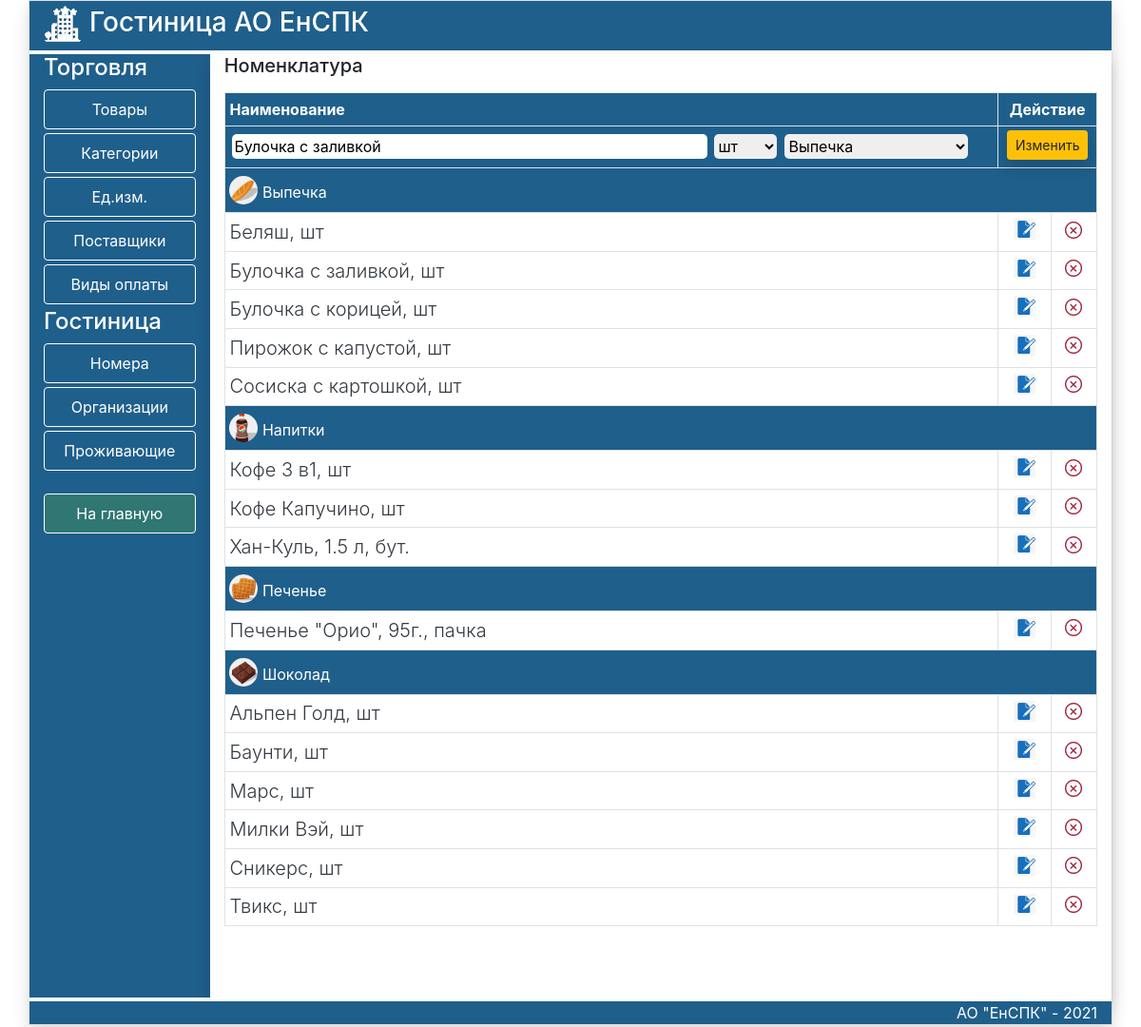
/UpdateGood/13, run on the app's committed database.
### trade/models.py (models this page shows, shortened)
class Good(models.Model):
    title=models.CharField(max_length=100,verbose_name='Наименование')
    unit=models.ForeignKey(Unit,on_delete=models.PROTECT,verbose_name='Единица измерения')
    category=models.ForeignKey(Category,on_delete=models.PROTECT,verbose_name='Категория',related_name='photos')
    class Meta:
        verbose_name='Товар'
        verbose_name_plural='Товары'
        ordering=['title',]

class Category(models.Model):
    title = models.CharField(max_length=100, verbose_name='Наименование')
    photo = models.ImageField(upload_to='photo',blank=True)
    def __str__(self):
        return self.title
    class Meta:
        verbose_name='Категория'
        verbose_name_plural='Категории'
        ordering=['title',]

class Unit(models.Model):
    title = models.CharField(max_length=100,verbose_name='Наименование')
    def __str__(self):
        return self.title
    class Meta:
        verbose_name='Единица измерения'
        verbose_name_plural='Единицы измерения'
        ordering=['title',]

### trade/views.py (the view)
# urls.py: path('UpdateGood/<str:pk>',UpdateGoods,name='UpdateGoods'),
def UpdateGoods(request,pk):
    category=Category.objects.filter(photos__isnull=False).distinct()
    unit=Unit.objects.all()
    good=Good.objects.all()
    goodunit=Good.objects.get(pk=pk)
    title='Номенклатура'
    if request.method == 'POST':
        form = GoodForm(request.POST,instance=goodunit)
        if form.is_valid():
            try:
                form.save()
                form = GoodForm()
                return redirect('Good')
            except:
                form.add_error(None, 'Ошибка добавления ')
    else:
        form = GoodForm(instance=goodunit)
    return render(request, 'trade/UpdateGood.html', {'title': title, 'form': form, 'category': category, 'unit': unit,'goods':good})

### trade/forms.py
class GoodForm(forms.ModelForm):
   class Meta:
      model = Good
      fields = ['title', 'unit', 'category']
      widgets = {
         'title': forms.TextInput(attrs={'class': 'form-input','placeholder':'Введите наименование товара...',
          'style': 'width:500px;margin-right:2px;border:none;border-radius:5px'}),
         'unit': forms.Select(attrs={'class': 'form-input','style': 'margin-left:5px;'
         'margin-right:2px;border:none;border-radius:5px'}),
         'category': forms.Select(attrs={'class': 'form-input','style': 'margin-left:6px;margin-right:2px;border:none;border-radius:5px'}),
      }
   def __init__(self, *args, **kwargs):
      super(GoodForm, self).__init__(*args, **kwargs)
      self.fields['unit'].empty_label = ''
      self.fields['category'].empty_label = ''

### trade/templates/trade/UpdateGood.html (shortened to what this page needs)
{% extends 'trade/listpage.html' %}
{% load static %}
{% block DataArea %}
<h5 class="mb-3">{{title}}</h5>
<div class="scrolltable2">
    <table class="table table-sm table-bordered table-hover ">
        <tr class="secondary">
            <th class="btnblack">Наименование</th>
            <th class="text-center btnblack" colspan="2">Действие</th>
        </tr>
        <tr>
            <th class="btnblack">
                <div >
    <form action="" method="post">
        <div class="form-row pb-1 pl-2 pt-1">
            {{form.title}}
            {{form.unit}}{{form.category}}
            </th><th colspan="2" class="btnblack">
            <div class="text-end ml-1 ">
                <button type="submit" class="btn btn-warning btn-sm shadow ">Изменить</button>
            </div>
        </div>
 </div>
        {% for item in category %}
<tr>
            <td class="pt-2 pb-0 btnblack" colspan="3">{% if item.photo %}<img src="{{item.photo.url}}" alt="..." width="30"
            height="30" class="mb-2 rounded-circle">{% endif %}
                {{item.title}}
            </td>
        </tr>
        {% for good in goods %}
        {% if item.id == good.category_id %}
        <tr>
            <td><a href="{% url 'Good' %}" class="text-dark lead">{{good.title}}, {{good.unit}} </a></td>
         <td class="text-center pt-0 pb-2 " style="vertical-align:middle"><a href="{% url 'UpdateGoods' good.pk %}">
                <img src="{% static 'trade/images/edit2.png' %}" height="22" style="top:10px"></a></td>
            <td class="text-center pt-0 pb-2 " style="vertical-align:middle"><a href="{% url 'DeleteGoods' good.pk %}">
                <img src="{% static 'trade/images/delete2.png' %}" height="18" style="top:10px"></a></td>
        </tr>
        {% endif %}
        {% endfor %}
        {% endfor %}
</div>
{% endblock DataArea %}

### trade/static/trade/css/my.css (style rules this page uses)
.btnblack { background-color:RGB(31,95,139); color: white; }
.scrolltable2 { display:block; overflow-y: auto; height:82vh; }

### data on the page
Good: title "Булочка с заливкой", unit "шт", category "Выпечка"
Category: photo (picture), title "Выпечка"
Good: title "Беляш", unit "шт"
Good: title "Булочка с корицей", unit "шт"
Good: title "Пирожок с капустой", unit "шт"
Good: title "Сосиска с картошкой", unit "шт"
Category: photo (picture), title "Напитки"
Good: title "Кофе 3 в1", unit "шт"
Good: title "Кофе Капучино", unit "шт"
Good: title "Хан-Куль, 1.5 л", unit "бут."
Category: photo (picture), title "Печенье"
Good: title "Печенье \"Орио\", 95г.", unit "пачка"
Category: photo (picture), title "Шоколад"
Good: title "Альпен Голд", unit "шт"
Good: title "Баунти", unit "шт"
Good: title "Марс", unit "шт"
Good: title "Милки Вэй", unit "шт"
Good: title "Сникерс", unit "шт"
Good: title "Твикс", unit "шт"

### other printed values
{{ title }} "Номенклатура"
